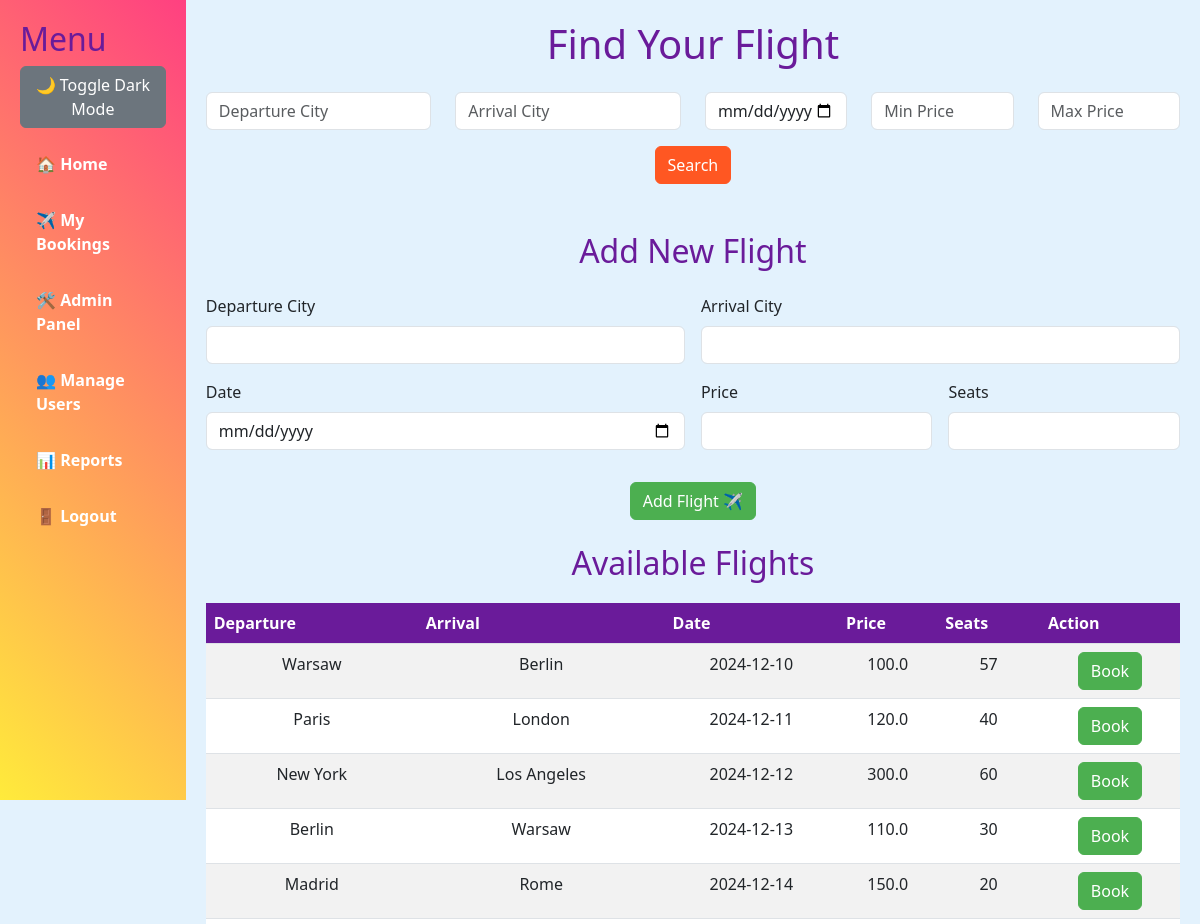
Page /admin (signed in, upper part) on the earlier database version.
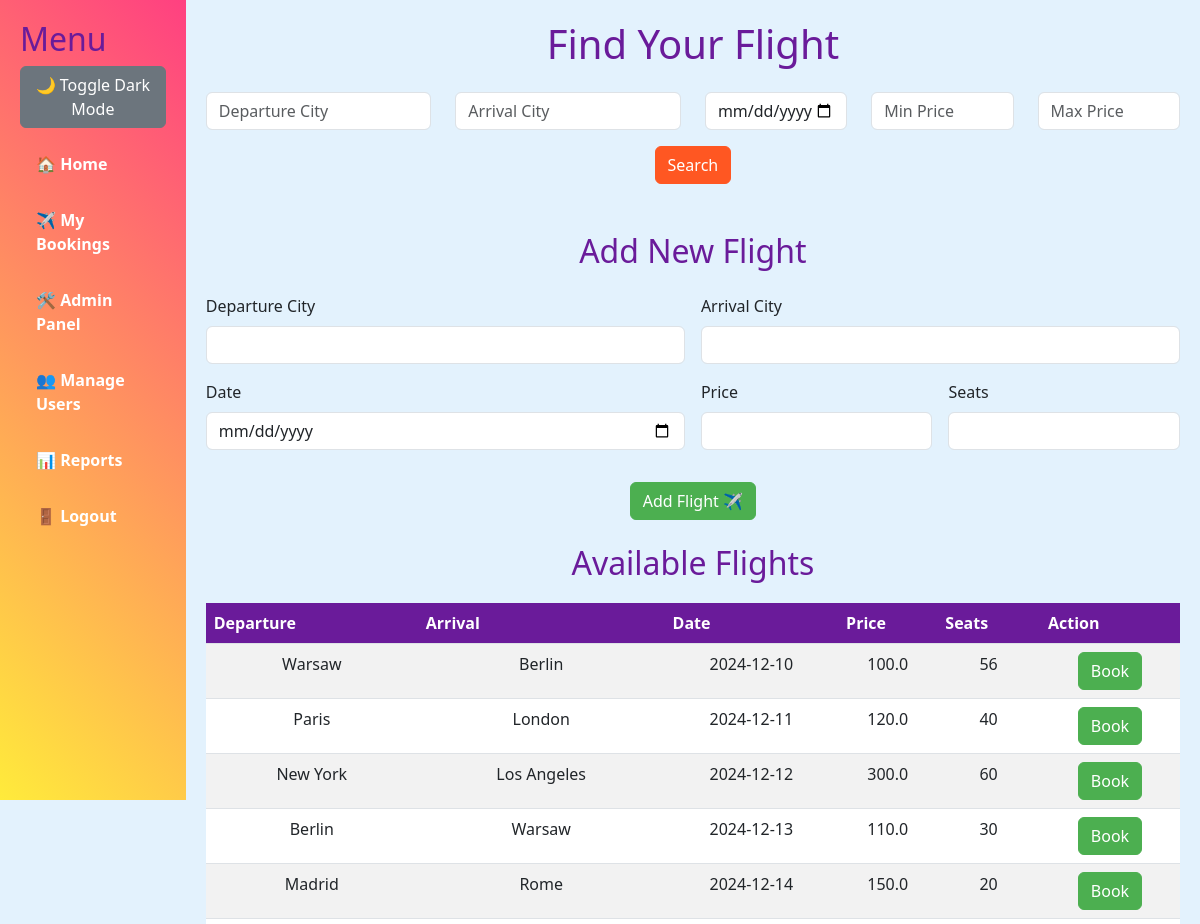
Same page on the later database version.
### app.py (models this page shows)
class Flight(db.Model):
    id = db.Column(db.Integer, primary_key=True)
    departure_city = db.Column(db.String(100), nullable=False)
    arrival_city = db.Column(db.String(100), nullable=False)
    date = db.Column(db.String(100), nullable=False)
    price = db.Column(db.Float, nullable=False)
    available_seats = db.Column(db.Integer, nullable=False)

### app.py (the view, shortened to what this page needs)
@app.route("/admin", methods=["GET", "POST"])
@login_required
def admin():
    if not current_user.is_admin:
        return "Access Denied! Only admins can access this page."
    flights = Flight.query.all()
    return render_template("admin.html", flights=flights)

### app.py (called while the page is built)
@login_manager.user_loader
def load_user(user_id):
    return User.query.get(int(user_id))

    @property
    def is_active(self):
        return True

### templates/admin.html (shortened to what this page needs)
{% extends "base.html" %}
{% block content %}
<h1 class="text-center mb-4">Find Your Flight</h1>
<form method="POST" action="{{ url_for('index') }}" class="mb-5">
    <div class="row">
        <div class="col-md-3">
            <input type="text" class="form-control" name="departure_city" placeholder="Departure City">
        </div>
        <div class="col-md-3">
            <input type="text" class="form-control" name="arrival_city" placeholder="Arrival City">
        </div>
        <div class="col-md-2">
            <input type="date" class="form-control" name="date">
        </div>
        <div class="col-md-2">
            <input type="number" class="form-control" name="min_price" placeholder="Min Price">
        </div>
        <div class="col-md-2">
            <input type="number" class="form-control" name="max_price" placeholder="Max Price">
        </div>
    </div>
    <div class="text-center mt-3">
        <button type="submit" class="btn btn-primary">Search</button>
    </div>
</form>
<div class="mt-5">
   <h2 class="text-center mb-4">Add New Flight</h2>
   <form method="POST" class="row g-3">
       <div class="col-md-6">
           <label for="departure_city" class="form-label">Departure City</label>
           <input type="text" id="departure_city" name="departure_city" class="form-control" required>
       </div>
       <div class="col-md-6">
           <label for="arrival_city" class="form-label">Arrival City</label>
           <input type="text" id="arrival_city" name="arrival_city" class="form-control" required>
       </div>
       <div class="col-md-6">
           <label for="date" class="form-label">Date</label>
           <input type="date" id="date" name="date" class="form-control" required>
       </div>
       <div class="col-md-3">
           <label for="price" class="form-label">Price</label>
           <input type="number" step="0.01" id="price" name="price" class="form-control" required>
       </div>
       <div class="col-md-3">
           <label for="available_seats" class="form-label">Seats</label>
           <input type="number" id="available_seats" name="available_seats" class="form-control" required>
       </div>
       <div class="col-12 text-center">
           <button type="submit" class="btn btn-success mt-3">Add Flight ✈️</button>
       </div>
   </form>
<h2 class="text-center mt-4">Available Flights</h2>
<table class="table table-striped">
    <thead>
        <tr>
            <th>Departure</th>
            <th>Arrival</th>
            <th>Date</th>
            <th>Price</th>
            <th>Seats</th>
            <th>Action</th>
        </tr>
    </thead>
    <tbody>
        {% for flight in flights %}
        <tr>
            <td>{{ flight.departure_city }}</td>
            <td>{{ flight.arrival_city }}</td>
            <td>{{ flight.date }}</td>
            <td>{{ flight.price }}</td>
            <td>{{ flight.available_seats }}</td>
            <td>
                <a href="{{ url_for('book_flight', flight_id=flight.id) }}" class="btn btn-success">Book</a>
            </td>
        </tr>
        {% endfor %}
    </tbody>
</table>
{% endblock %}

Differences in the rows shown:
changed Flight (number 1 of 5 on the later page): available_seats "57" → "56"
